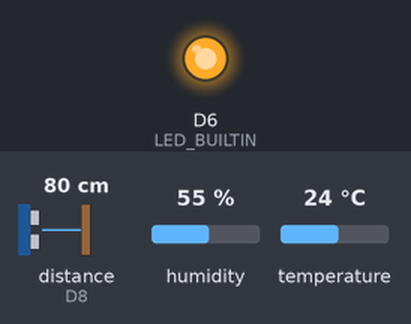
A sketch run on a simulated Arduino MKR. Parts: output pins drawn as LEDs (lit = HIGH). Wiring (inferred from the names in the program): ultrasonic range finder: trigger D7; echo D8. The inputs (shaded band) are chosen by the test bench; at power-on: distance to the obstacle (sensor on D8) 80 cm, humidity 55 %, temperature 24 °C. The echo pulse lasts 58.3 µs per cm; WiFi joins after 1.5 s; servers stay silent unless stated; pins used as bus, display or sensor lines are not drawn; what the sketch prints to the serial monitor is not drawn.

Above: at 11.65 s.
At 19.3 s:
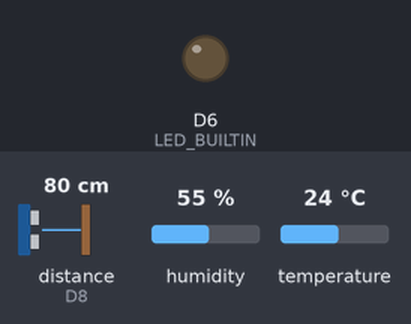
Timing chart, 0 to 31.4 s (numbered marks = the images above):
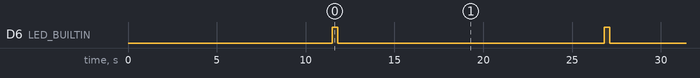

Measured:
- by itself, D6 (LED_BUILTIN): alternates HIGH for 0.31 s and LOW for 15.0 s

The sketch:

demo-MKR1000.ino
```cpp
/*
  Write Temperature and humidity from DHT22 probe with a arduino MKR1000

  ThingSpeak ( https://www.thingspeak.com ) is an analytic IoT platform service that allows you to aggregate, visualize and
  analyze live data streams in the cloud.

  Based on thingspeak arduino library examples

  by aprendiendoarduino: www.aprendiendoarduino.com
*/

#include "ThingSpeak.h"
#include <DHT.h>
#include <WiFi101.h>

#define DHT22_PIN 9
#define DHTTYPE DHT22

const int EchoPin = 8;
const int TriggerPin = 7;

char ssid[] = "AndroidAP4628"; //  your network SSID (name)
char pass[] = "password";    // your network password (use for WPA, or use as key for WEP)
int keyIndex = 0;            // your network key Index number (needed only for WEP)

int status = WL_IDLE_STATUS;

WiFiClient client;

DHT sondaT(DHT22_PIN, DHTTYPE);

unsigned long myChannelNumber = 251351;
const char * myWriteAPIKey = "MIAPI";

void setup() {

  Serial.begin(9600);
  sondaT.begin();
  pinMode(LED_BUILTIN, OUTPUT);
  pinMode(TriggerPin, OUTPUT);
  pinMode(EchoPin, INPUT);

  // check for the presence of the shield:
  if (WiFi.status() == WL_NO_SHIELD) {
    Serial.println("WiFi shield not present");
    // don't continue:
    while (true);
  }

  // attempt to connect to Wifi network:
  while (status != WL_CONNECTED) {
    Serial.print("Attempting to connect to SSID: ");
    Serial.println(ssid);
    // Connect to WPA/WPA2 network. Change this line if using open or WEP network:
    status = WiFi.begin(ssid, pass);
  }
  // wait 10 seconds for connection:
  delay(10000);

  Serial.println("Connected to wifi");
  printWifiStatus();

  ThingSpeak.begin(client);
}

void loop() {
  digitalWrite(LED_BUILTIN, HIGH);
  float hum = sondaT.readHumidity();
  // Read temperature as Celsius (the default)
  float temp = sondaT.readTemperature();
  Serial.print("Temperatura Leida: ");
  Serial.println(temp);
  Serial.print("Humedad Leida: ");
  Serial.println(hum);
  int cm = ping(TriggerPin, EchoPin);
  Serial.print("Distancia: ");
  Serial.println(cm);
  ThingSpeak.setField(1, temp);
  ThingSpeak.setField(2, hum);
  ThingSpeak.setField(3, cm);
  ThingSpeak.writeFields(myChannelNumber, myWriteAPIKey);
  digitalWrite(LED_BUILTIN, LOW);

  delay(15000); // ThingSpeak will only accept updates every 15 seconds.
}

int ping(int TriggerPin, int EchoPin) {
  long duration, distanceCm;

  digitalWrite(TriggerPin, LOW);  //para generar un pulso limpio ponemos a LOW 4us
  delayMicroseconds(4);
  digitalWrite(TriggerPin, HIGH);  //generamos Trigger (disparo) de 10us
  delayMicroseconds(10);
  digitalWrite(TriggerPin, LOW);

  duration = pulseIn(EchoPin, HIGH);  //medimos el tiempo entre pulsos, en microsegundos

  distanceCm = duration * 10 / 292 / 2;  //convertimos a distancia, en cm
  return distanceCm;
}

void printWifiStatus() {
  // print the SSID of the network you're attached to:
  Serial.print("SSID: ");
  Serial.println(WiFi.SSID());

  // print your WiFi shield's IP address:
  IPAddress ip = WiFi.localIP();
  Serial.print("IP Address: ");
  Serial.println(ip);

  // print the received signal strength:
  long rssi = WiFi.RSSI();
  Serial.print("signal strength (RSSI):");
  Serial.print(rssi);
  Serial.println(" dBm");
}
```
